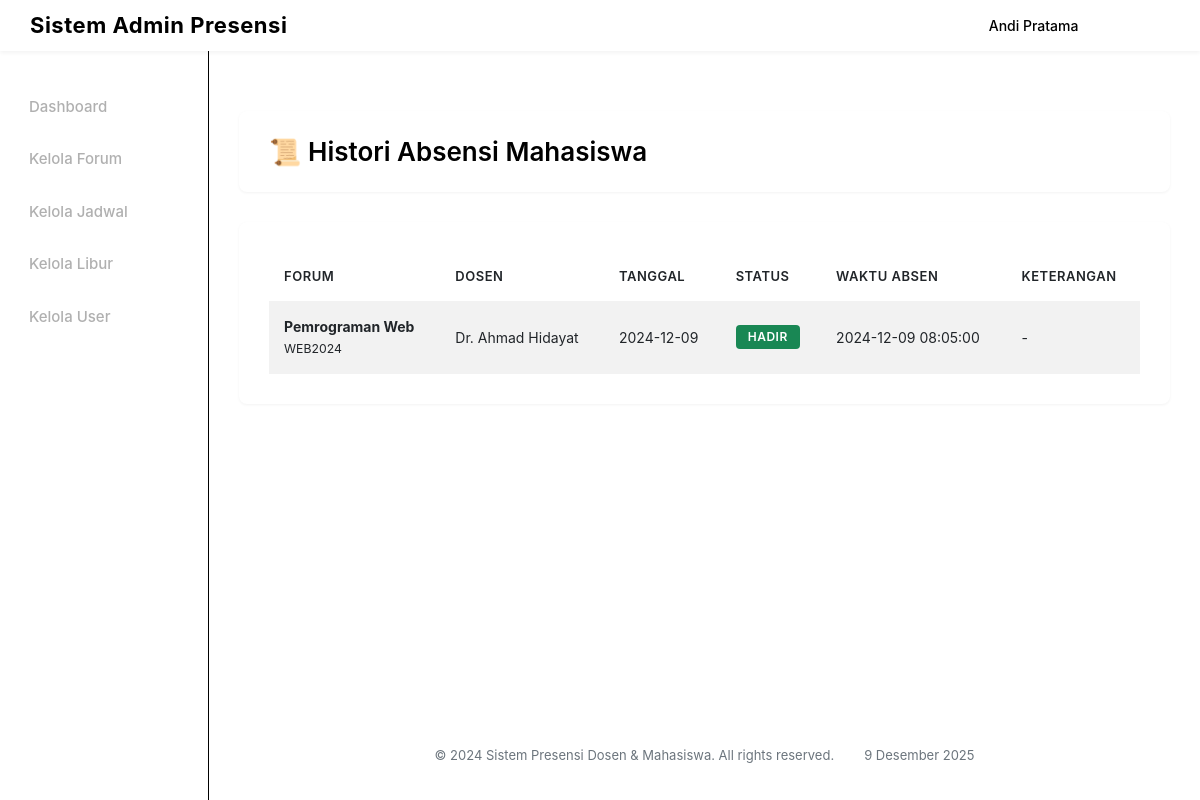
The page /mahasiswa/histori_absensi.php (signed in) on the database its author committed.
### tables this page shows
CREATE TABLE attendance (
    id INT AUTO_INCREMENT PRIMARY KEY,
    jadwal_id INT NOT NULL,
    mahasiswa_id INT NOT NULL,
    status ENUM('hadir', 'izin', 'sakit', 'alpha') DEFAULT 'alpha',
    waktu_absen DATETIME,
    keterangan TEXT,
    created_at TIMESTAMP DEFAULT CURRENT_TIMESTAMP,
    FOREIGN KEY (jadwal_id) REFERENCES jadwal_absensi(id) ON DELETE CASCADE,
    FOREIGN KEY (mahasiswa_id) REFERENCES users(id) ON DELETE CASCADE
);

CREATE TABLE forums (
    id INT AUTO_INCREMENT PRIMARY KEY,
    kode_forum VARCHAR(20) NOT NULL UNIQUE,
    judul VARCHAR(100) NOT NULL,
    deskripsi TEXT,
    dosen_id INT,
    created_by INT,
    created_at TIMESTAMP DEFAULT CURRENT_TIMESTAMP,
    FOREIGN KEY (dosen_id) REFERENCES users(id) ON DELETE CASCADE,
    FOREIGN KEY (created_by) REFERENCES users(id) ON DELETE CASCADE
);

CREATE TABLE users (
    id INT AUTO_INCREMENT PRIMARY KEY,
    username VARCHAR(50) NOT NULL UNIQUE,
    password VARCHAR(255) NOT NULL,
    nama_lengkap VARCHAR(100) NOT NULL,
    email VARCHAR(100),
    nim_nip VARCHAR(20),
    role ENUM('admin', 'dosen', 'mahasiswa') NOT NULL,
    created_at TIMESTAMP DEFAULT CURRENT_TIMESTAMP
);

CREATE TABLE jadwal_absensi (
    id INT AUTO_INCREMENT PRIMARY KEY,
    forum_id INT NOT NULL,
    tanggal DATE NOT NULL,
    waktu_mulai TIME NOT NULL,
    waktu_selesai TIME NOT NULL,
    topik VARCHAR(200),
    status ENUM('aktif', 'selesai') DEFAULT 'aktif',
    created_by INT,
    created_at TIMESTAMP DEFAULT CURRENT_TIMESTAMP,
    FOREIGN KEY (forum_id) REFERENCES forums(id) ON DELETE CASCADE,
    FOREIGN KEY (created_by) REFERENCES users(id) ON DELETE CASCADE
);

### mahasiswa/histori_absensi.php (the view, shortened to what this page needs)
<?php
require_once __DIR__ . '/../config.php';
$mahasiswa_id = $_SESSION['user_id'];
$sql = "
    SELECT
        a.id,
        f.judul AS nama_forum,
        f.kode_forum,
        u.nama_lengkap AS dosen,
        j.tanggal,
        j.waktu_mulai,
        j.waktu_selesai,
        a.status,
        a.waktu_absen,
        a.keterangan
    FROM attendance a
    LEFT JOIN jadwal_absensi j ON a.jadwal_id = j.id
    LEFT JOIN forums f ON j.forum_id = f.id
    LEFT JOIN users u ON f.dosen_id = u.id
    WHERE a.mahasiswa_id = ?
    ORDER BY j.tanggal DESC, j.waktu_mulai DESC
";
$stmt = $conn->prepare($sql);
$stmt->bind_param("i", $mahasiswa_id);
$stmt->execute();
$history = $stmt->get_result();
include __DIR__ . '/../includes/header.php';
?>
<div class="page-wrapper">
    <div class="container">
        <div class="page-header">
            <h3>📜 Histori Absensi Mahasiswa</h3>
        </div>
        <?php if ($history->num_rows == 0): ?>
            <div class="alert alert-info mt-4">
                Belum ada histori absensi.
            </div>
        <?php else: ?>
        <div class="table-card mt-3">
            <table class="table table-striped">
                <thead>
                    <tr>
                        <th>Forum</th>
                        <th>Dosen</th>
                        <th>Tanggal</th>
                        <th>Status</th>
                        <th>Waktu Absen</th>
                        <th>Keterangan</th>
                    </tr>
                </thead>
                <tbody>
                <?php while ($row = $history->fetch_assoc()): ?>
                    <tr>
                        <td>
                            <strong><?= htmlspecialchars($row['nama_forum']) ?></strong><br>
                            <small><?= htmlspecialchars($row['kode_forum']) ?></small>
                        </td>
                        <td><?= htmlspecialchars($row['dosen']) ?></td>
                        <td><?= $row['tanggal'] ?></td>
                        <td>
                            <?php
                                $badge = [
                                    'hadir' => 'success',
                                    'izin' => 'warning',
                                    'sakit' => 'info',
                                    'alpha' => 'danger'
                                ][$row['status']] ?? 'secondary';
                            ?>
                            <span class="badge bg-<?= $badge ?>">
                                <?= ucfirst($row['status']) ?>
                            </span>
                        </td>
                        <td><?= $row['waktu_absen'] ?: '-' ?></td>
                        <td><?= htmlspecialchars($row['keterangan'] ?: '-') ?></td>
                    </tr>
                <?php endwhile; ?>
                </tbody>
            </table>
        </div>
        <?php endif; ?>
    </div>
</div>
<?php include __DIR__ . '/../includes/footer.php'; ?>

### assets/css/style.css (style rules this page uses)
* { margin: 0; padding: 0; box-sizing: border-box; }
html, body { height: 100%; }
body { font-family: -apple-system, BlinkMacSystemFont, 'Segoe UI', Roboto, 'Helvetica Neue', Arial, sans-serif; background-color: var(--light-color); color: var(--dark-color); }
body.layout-with-sidebar { display: grid; grid-template-areas: "header header" "sidebar main" "sidebar footer"; grid-template-columns: var(--sidebar-width) 1fr; grid-template-rows: var(--header-height) 1fr auto; min-height: 100vh; }
.container, .container-fluid { max-width: 1200px; margin: 0 auto; padding: 0; }
.page-wrapper { background: var(--light-color); padding: 30px 0; min-height: calc(100vh - 200px); }
.page-header { background: #ffffff; padding: 25px 30px; border-radius: 8px; margin-bottom: 30px; border: 1px solid var(--border-color); display: flex; justify-content: space-between; align-items: center; box-shadow: 0 1px 3px rgba(0,0,0,0.05); }
.page-header h3 { margin: 0; font-size: 26px; font-weight: 600; color: var(--dark-color); }
.table-card { background: #ffffff; padding: 30px; border-radius: 8px; border: 1px solid var(--border-color); overflow-x: auto; box-shadow: 0 1px 3px rgba(0,0,0,0.05); }
.table { width: 100%; border-collapse: collapse; margin: 0; font-size: 14px; }
.table thead { background: var(--light-color); }
.table thead th { color: var(--primary-color); font-weight: 600; font-size: 13px; text-transform: uppercase; letter-spacing: 0.5px; padding: 15px; border-bottom: 2px solid var(--border-color); text-align: left; }
.table tbody td { padding: 15px; vertical-align: middle; border-bottom: 1px solid var(--border-color); color: var(--dark-color); }
.table tbody tr:last-child td { border-bottom: none; }
.table-striped tbody tr:nth-child(odd) { background: #ffffff; }
.mt-3 { margin-top: 20px; }
.badge { display: inline-block; padding: 6px 12px; border-radius: 4px; font-size: 12px; font-weight: 600; text-transform: uppercase; letter-spacing: 0.5px; }
.bg-success { background-color: var(--success-color); color: #ffffff; }

### rows shown on the page
attendance: forums.judul "Pemrograman Web", forums.kode_forum "WEB2024", users.nama_lengkap "Dr. Ahmad Hidayat", jadwal.tanggal "2024-12-09", status "HADIR", waktu_absen "2024-12-09 08:05:00", keterangan "-"

### other values the page prints
$_SESSION['nama'] "Andi Pratama"
